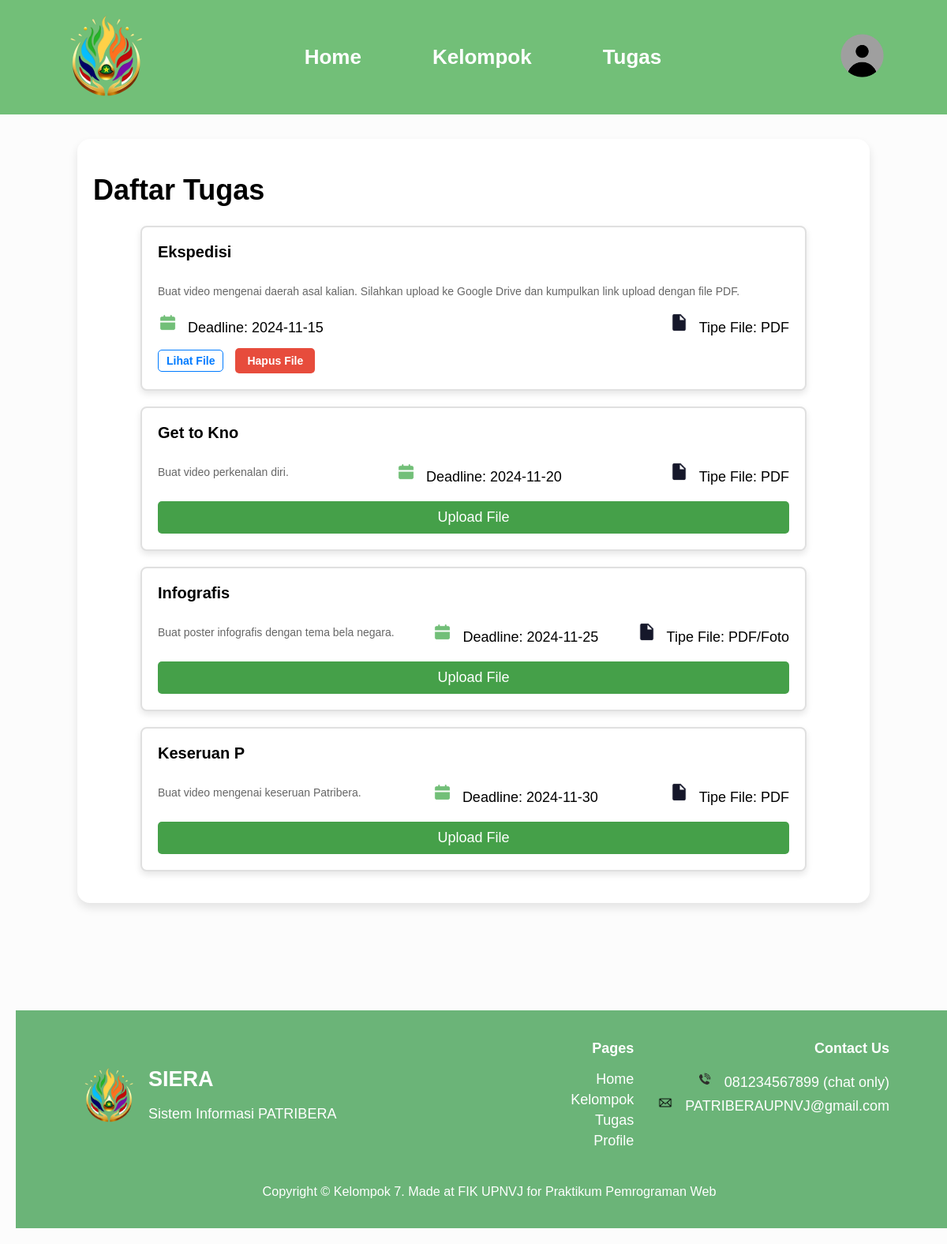
The page /tugas.php (signed in) on the database as committed earlier.
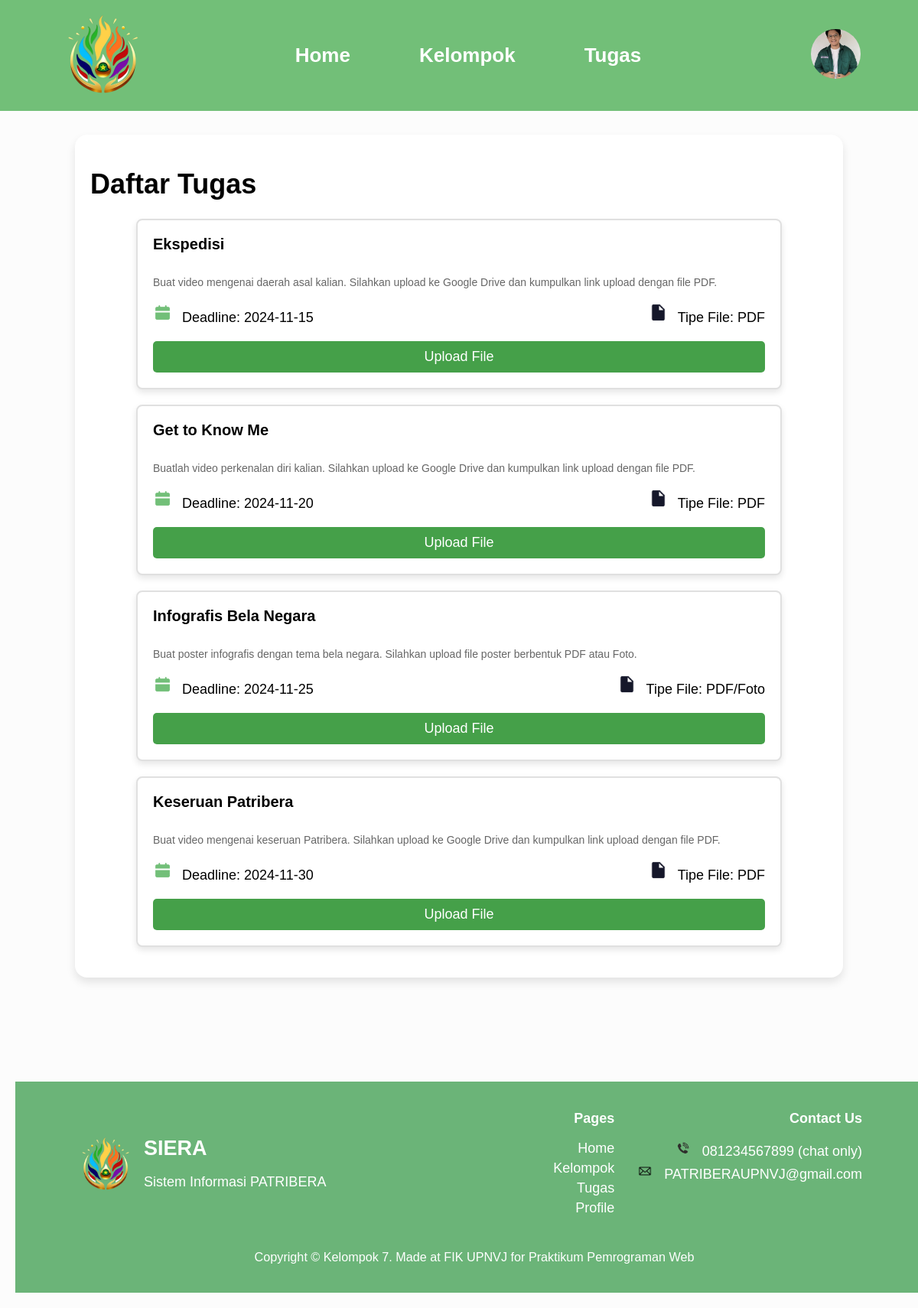
The same page on the database as committed later.
### tables this page shows
CREATE TABLE `mahasiswa` (
  `id_user` int(5) DEFAULT NULL,
  `nim_mhs` varchar(10) NOT NULL,
  `nama` varchar(30) NOT NULL,
  `domisili` varchar(25) DEFAULT NULL,
  `tanggal_lahir` date DEFAULT NULL,
  `fakultas` varchar(25) DEFAULT NULL,
  `jurusan` varchar(30) DEFAULT NULL,
  `asal_sma` varchar(25) DEFAULT NULL,
  `kelompok` int(3) DEFAULT NULL,
  `bio` text DEFAULT NULL,
  `no_telp` varchar(15) DEFAULT NULL,
  `instagram` varchar(30) DEFAULT NULL,
  `id_line` varchar(25) DEFAULT NULL,
  `profile_mhs` varchar(100) DEFAULT 'default.png'
);

CREATE TABLE `penilaian_tugas` (
  `id_pengumpulan` int(11) NOT NULL,
  `nim_mhs` varchar(10) DEFAULT NULL,
  `nim_mentor` varchar(10) DEFAULT NULL,
  `id_tugas` int(11) DEFAULT NULL,
  `file_path` varchar(255) NOT NULL,
  `nilai` float DEFAULT 0,
  `komentar` text DEFAULT 'Tidak ada komentar'
);

CREATE TABLE `katalog_tugas` (
  `id_tugas` int(11) NOT NULL,
  `nama_tugas` varchar(25) NOT NULL,
  `deskripsi` text DEFAULT NULL,
  `tanggal_dibuat` date NOT NULL,
  `tanggal_deadline` date NOT NULL,
  `tipe` varchar(15) NOT NULL
);

### profileAdd.php (called while the page is built, shortened)
<?php
include 'connectdb.php';
$id_user = $_SESSION['id_user'];
$role = $_SESSION['role'];
$profile_image = 'Assets/default.png';
if ($id_user && $role) {
    if ($role == 'mahasiswa') {
        $query = "SELECT profile_mhs AS profile FROM mahasiswa WHERE id_user = $id_user";
        $result = $conn->query($query);
        if ($result->num_rows > 0) {
            $row = $result->fetch_assoc();
            $profile_image = !empty($row['profile']) ? "Assets/profile_mhs/" . $row['profile'] : $profile_image;
        }
    }
}
?>

### tugas.php (the view, shortened to what this page needs)
<?php
include 'connectdb.php';
include 'profileAdd.php';
$id_user = $_SESSION['id_user'];
$queryMahasiswa = "SELECT nim_mhs FROM mahasiswa WHERE id_user = ?";
$stmt = $conn->prepare($queryMahasiswa);
$stmt->bind_param("i", $id_user);
$stmt->execute();
$resultMahasiswa = $stmt->get_result();
$nim_mhs = $resultMahasiswa->fetch_assoc()['nim_mhs'];
?>
<!DOCTYPE html>
<html lang="en">
<head>
    <link rel="stylesheet" href="tugas.css">
</head>
<body>
    <div class="page-container">
        <div class="content-wrap">
            <header>
                <nav>
                    <div class="logo">
                        <img src="Assets/patribera-logo.png" alt="Logo">
                    </div>
                    <ul>
                        <li><a href="index.php">Home</a></li>
                        <li><a href="pageKelompok.php">Kelompok</a></li>
                        <li><a href="tugas.php">Tugas</a></li>
                    </ul>
                    <div class="profile">
                        <a href="profile.php">
                          <img src="<?php echo $profile_image; ?>" alt="Profile" width="65px" height="65px" style="border-radius: 50%; object-fit: cover;"/>
                        </a>
                    </div>
                </nav>
            </header>
            <div class="container">
                <div class="content">
                    <h1>Daftar Tugas</h1>
                    <div id="tugas-content">
                    <?php
                    $query = "
                    SELECT kt.id_tugas, kt.nama_tugas, kt.deskripsi, kt.tanggal_deadline, kt.tipe,
                           pt.file_path
                    FROM katalog_tugas kt
                    LEFT JOIN penilaian_tugas pt ON kt.id_tugas = pt.id_tugas AND pt.nim_mhs = ?
                    ";
                    $stmt = $conn->prepare($query);
                    $stmt->bind_param("s", $nim_mhs);
                    $stmt->execute();
                    $result = $stmt->get_result();
                    if ($result->num_rows > 0) {
                        while ($row = $result->fetch_assoc()) {
                            echo '<div class="card">';
                            echo '<div class="card-title">' . htmlspecialchars($row['nama_tugas']) . '</div>';
                            echo '<div class="card-info">';
                            echo '<p>' . htmlspecialchars($row['deskripsi']) . '</p>';
                            echo '<span><img src="Assets/date.png" alt="Calendar Icon" class="icon" width=25 height=auto> Deadline: ' . htmlspecialchars($row['tanggal_deadline']) . '</span>';
                            echo '<span><img src="Assets/type.png" alt="Calendar Icon" class="icon" width=25 height=auto> Tipe File: ' . htmlspecialchars($row['tipe']) . '</span>';
                            echo '</div>';
                            if (!empty($row['file_path'])) {
                                echo '<a href="' . htmlspecialchars($row['file_path']) . '" class="upload-link" target="_blank">Lihat File</a>';
                                echo '<form action="delete_tugas.php" method="POST" style="display:inline;">
                                        <input type="hidden" name="id_tugas" value="' . htmlspecialchars($row['id_tugas']) . '">
                                        <input type="hidden" name="file_path" value="' . htmlspecialchars($row['file_path']) . '">
                                        <button type="submit" class="delete-button" onclick="return confirm(\'Apakah Anda yakin ingin menghapus file ini?\')">Hapus File</button>
                                    </form>';
                            } else {
                                echo '<button class="upload-button" onclick="openUploadPopup(' . $row['id_tugas'] . ')">Upload File</button>';
                            }
                            echo '</div>';
                        }
                    }
                    ?>
                    </div>
                </div>
            </div>
        </div>
        <footer>
      <div class="footer-content">
        <div class="footer-logo">
          <img src="Assets/patribera-logo.png" alt="Logo" />
          <div class="footer-info">
            <h1>SIERA</h1>
            <p>Sistem Informasi PATRIBERA</p>
          </div>
        </div>
        <div class="footer-links">
          <div class="footer-pages">
            <h3>Pages</h3>
            <ul>
              <li>Home</li>
              <li>Kelompok</li>
              <li>Tugas</li>
              <li>Profile</li>
            </ul>
          </div>
          <div class="footer-contact">
            <h3>Contact Us</h3>
            <ul>
              <li>
                <img src="Assets/call.png" alt="Phone" /> 081234567899 (chat only)
              </li>
              <li>
                <img src="Assets/mesages.png" alt="Email" />
                PATRIBERAUPNVJ@gmail.com
              </li>
            </ul>
          </div>
        </div>
      </div>
      <div class="footer-bottom">
        <p>
          Copyright © Kelompok 7. Made at FIK UPNVJ for Praktikum Pemrograman
          Web
        </p>
      </div>
    </footer>
    </div>
</body>
</html>

### tugas.css (style rules this page uses)
body, html { margin: 0; padding: 0; font-family: Arial, sans-serif; background-color: #f0f0f0; height: 100%; font-size: 18px; overflow-x: hidden; }
.page-container { position: relative; background-color: rgba(255, 255, 255, 0.8); padding: 20px; }
.content-wrap { flex: 1; }
.container { max-width: 90%; margin: 10% auto; padding: 20px; box-sizing: border-box; }
nav { height: 145px; width: 100%; display: flex; align-items: center; background-color: #72bf78; position: fixed; left: 0; top: 0; right: 0; justify-content: space-between; }
nav ul li a { text-align: center; font-size: 26px; font-weight: bold; color: #ffffff; text-decoration: none; justify-content: end; margin-right: 30px; }
nav ul { display: flex; gap: 60px; list-style-type: none; margin: 0; padding: 0; }
.logo { margin-left: 75px; }
.profile { margin-right: 75px; }
.content { background-color: white; border-radius: 16px; padding: 20px; margin-top: 20px; box-shadow: 0 6px 12px rgba(0, 0, 0, 0.1); }
.card { border: 2px solid #e0e0e0; border-radius: 16px; padding: 20px; margin-bottom: 30px; transition: box-shadow 0.3s; }
.card-title { font-weight: bold; margin-bottom: 20px; font-size: 1.5rem; }
.card-info { display: flex; justify-content: space-between; flex-wrap: wrap; margin-bottom: 20px; }
.card-info span { display: flex; align-items: center; margin-right: 20px; }
.card-info span img { margin-right: 8px; }
.upload-button { display: block; background-color: #4CAF50; color: white; padding: 10px 20px; border: none; border-radius: 8px; cursor: pointer; font-size: 1rem; text-align: center; transition: background-color 0.3s; width: 100%; }
footer { background-color: #6bb478; color: white; padding: 20px; position: relative; width: 1500; }
.footer-content { display: flex; justify-content: space-between; align-items: center; max-width: 90%; margin: 0 auto; padding-bottom: 10px; }
.footer-logo { display: flex; align-items: center; }
.footer-logo img { width: 80px; margin-right: 10px; }
.footer-info { text-align: left; }
.footer-info h1 { font-size: 1.5rem; margin-bottom: 5px; }
.footer-info p { font-size: 1rem; }
.footer-bottom { text-align: center; margin-top: 10px; font-size: 0.9rem; }
footer { background-color: #6BB478; color: white; padding: 20px; position: relative; width: 100%; }
.footer-links { display: flex; justify-content: flex-end; text-align: right; }
.footer-links div { margin: 0 15px; }
.footer-links h3 { font-size: 1rem; }
.footer-pages ul, .footer-contact ul { list-style-type: none; padding-left: 0; }
.card { background-color: #ffffff; box-shadow: 0px 4px 8px rgba(0, 0, 0, 0.1); margin-bottom: 20px; padding: 20px; border-radius: 8px; max-width: 800px; margin-left: auto; margin-right: auto; }
.card-title { font-size: 20px; font-weight: bold; }
.card-info { margin: 10px 0; }
.card-info span { display: block; margin: 5px 0; }
.card-info p { font-size: 14px; color: #666; margin-top: 10px; }
.upload-button { padding: 10px 20px; background-color: #45a049; color: white; border: none; border-radius: 5px; cursor: pointer; margin-top: 15px; }
.footer-pages li, .footer-contact li { margin: 5px 0; font-size: 1rem; }
.footer-contact img { width: 20px; margin-right: 10px; }
.upload-link { display: inline-block; color: #007bff; text-decoration: none; font-weight: bold; margin-right: 10px; font-size: 14px; padding: 5px 10px; border: 1px solid #007bff; border-radius: 5px; transition: all 0.3s ease; }
.delete-button { background-color: #e74c3c; color: white; border: none; padding: 8px 15px; font-size: 14px; font-weight: bold; border-radius: 5px; cursor: pointer; transition: background-color 0.3s ease, transform 0.2s ease; }

Rows that differ between the two databases and show on the page:
removed penilaian_tugas: id_tugas.nama_tugas "Ekspedisi", id_tugas.deskripsi "Buat video mengenai daerah asal kalian. Silahkan upload ke Google Drive dan kumpulkan link upload dengan file PDF.", id_tugas.tanggal_deadline "2024-11-15", id_tugas.tipe "PDF"
changed mahasiswa: profile_mhs: picture added in place of a placeholder
now on this page (row unchanged): katalog_tugas: nama_tugas "Ekspedisi", deskripsi "Buat video mengenai daerah asal kalian. Silahkan upload ke Google Drive dan kumpulkan link upload dengan file PDF.", tanggal_deadline "2024-11-15", tipe "PDF"
changed katalog_tugas: nama_tugas "Get to Kno" → "Get to Know Me"; deskripsi "Buat video perkenalan diri." → "Buatlah video perkenalan diri kalian. Silahkan upload ke Google Drive dan kumpulkan link upload dengan file PDF."
changed katalog_tugas "PDF/Foto": nama_tugas "Infografis" → "Infografis Bela Negara"; deskripsi "Buat poster infografis dengan tema bela negara." → "Buat poster infografis dengan tema bela negara. Silahkan upload file poster berbentuk PDF atau Foto."
changed katalog_tugas: nama_tugas "Keseruan P" → "Keseruan Patribera"; deskripsi "Buat video mengenai keseruan Patribera." → "Buat video mengenai keseruan Patribera. Silahkan upload ke Google Drive dan kumpulkan link upload dengan file PDF."
